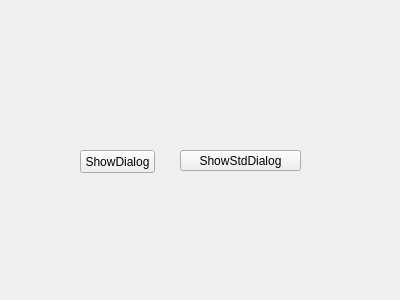
<?xml version="1.0" encoding="UTF-8"?>
<ui version="4.0">
 <class>MyWidget</class>
 <widget class="QWidget" name="MyWidget">
  <property name="geometry">
   <rect>
    <x>0</x>
    <y>0</y>
    <width>400</width>
    <height>300</height>
   </rect>
  </property>
  <property name="windowTitle">
   <string>Form</string>
  </property>
  <widget class="QPushButton" name="pushButton">
   <property name="geometry">
    <rect>
     <x>80</x>
     <y>150</y>
     <width>75</width>
     <height>23</height>
    </rect>
   </property>
   <property name="text">
    <string>ShowDialog</string>
   </property>
  </widget>
  <widget class="QPushButton" name="pushButton_2">
   <property name="geometry">
    <rect>
     <x>180</x>
     <y>150</y>
     <width>121</width>
     <height>21</height>
    </rect>
   </property>
   <property name="text">
    <string>ShowStdDialog</string>
   </property>
  </widget>
 </widget>
 <resources/>
 <connections/>
</ui>
